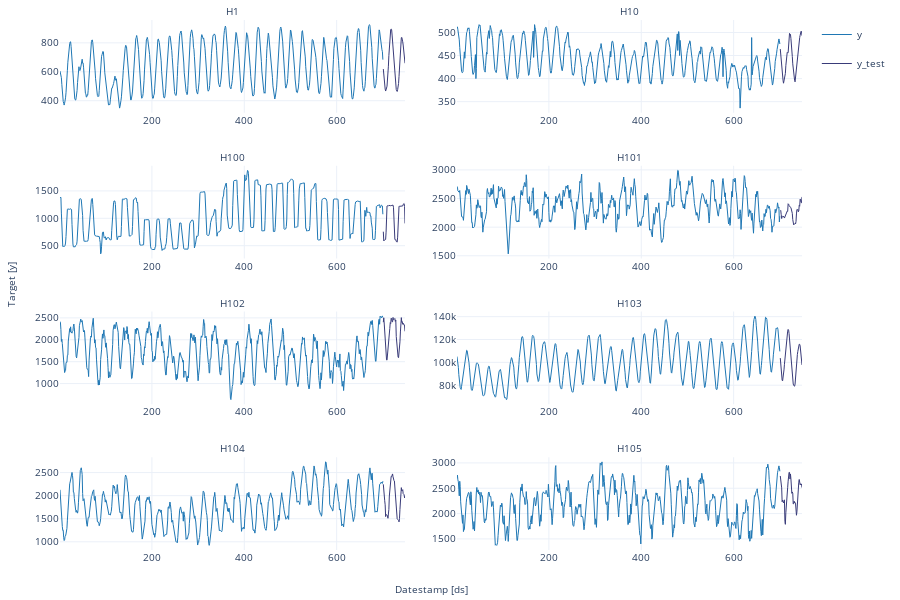

The code cell stored with this chart in its notebook:
### Markdown cell above
We can plot these series using the `statsforecast.plot` method from the [StatsForecast](https://nixtla.github.io/statsforecast/core.html#statsforecast) class. This method has multiple parameters, and the required ones to generate the plots in this notebook are explained below. 

- `df`: A `pandas` dataframe with columns [`unique_id`, `ds`, `y`]. 
- `forecasts_df`: A `pandas` dataframe with columns [`unique_id`, `ds`] and models. 
- `plot_random`: bool = `True`. Plots the time series randomly. 
- `models`: List[str]. A list with the models we want to plot. 
- `level`: List[float]. A list with the prediction intervals we want to plot. 
- `engine`: str = `matplotlib`. It can also be `matplotlib`. `plotly` generates interactive plots, while `matplotlib` generates static plots.

### Code cell
from statsforecast import StatsForecast

StatsForecast.plot(train, test, plot_random = False, engine = 'plotly')

### Figure 1 — Plotly figure (JSON) as saved in the notebook; plotly's stock layout.template omitted (floating-point values rounded to 4 significant figures; data arrays with more than 128 entries replaced by an {"elided": "..."} marker saying what was removed)
{"data": [{"legendgroup": "y", "line": {"color": "#1f77b4", "width": 1}, "mode": "lines", "name": "y", "showlegend": true, "type": "scatter", "x": {"elided": "700 int values"}, "xaxis": "x", "y": {"elided": "700 int values"}, "yaxis": "y"}, {"legendgroup": "y", "line": {"color": "#1f77b4", "width": 1}, "mode": "lines", "name": "y", "showlegend": false, "type": "scatter", "x": {"elided": "700 int values"}, "xaxis": "x2", "y": {"elided": "700 int values"}, "yaxis": "y2"}, {"legendgroup": "y", "line": {"color": "#1f77b4", "width": 1}, "mode": "lines", "name": "y", "showlegend": false, "type": "scatter", "x": {"elided": "700 int values"}, "xaxis": "x3", "y": {"elided": "700 float values"}, "yaxis": "y3"}, {"legendgroup": "y", "line": {"color": "#1f77b4", "width": 1}, "mode": "lines", "name": "y", "showlegend": false, "type": "scatter", "x": {"elided": "700 int values"}, "xaxis": "x4", "y": {"elided": "700 int values"}, "yaxis": "y4"}, {"legendgroup": "y", "line": {"color": "#1f77b4", "width": 1}, "mode": "lines", "name": "y", "showlegend": false, "type": "scatter", "x": {"elided": "700 int values"}, "xaxis": "x5", "y": {"elided": "700 int values"}, "yaxis": "y5"}, {"legendgroup": "y", "line": {"color": "#1f77b4", "width": 1}, "mode": "lines", "name": "y", "showlegend": false, "type": "scatter", "x": {"elided": "700 int values"}, "xaxis": "x6", "y": {"elided": "700 int values"}, "yaxis": "y6"}, {"legendgroup": "y", "line": {"color": "#1f77b4", "width": 1}, "mode": "lines", "name": "y", "showlegend": false, "type": "scatter", "x": {"elided": "700 int values"}, "xaxis": "x7", "y": {"elided": "700 int values"}, "yaxis": "y7"}, {"legendgroup": "y", "line": {"color": "#1f77b4", "width": 1}, "mode": "lines", "name": "y", "showlegend": false, "type": "scatter", "x": {"elided": "700 int values"}, "xaxis": "x8", "y": {"elided": "700 int values"}, "yaxis": "y8"}, {"legendgroup": "y_test", "line": {"color": "#393b79", "width": 1}, "mode": "lines", "name": "y_test", "showlegend": true, "type": "scatter", "x": [701, 702, 703, 704, 705, 706, 707, 708, 709, 710, 711, 712, 713, 714, 715, 716, 717, 718, 719, 720, 721, 722, 723, 724, 725, 726, 727, 728, 729, 730, 731, 732, 733, 734, 735, 736, 737, 738, 739, 740, 741, 742, 743, 744, 745, 746, 747, 748], "xaxis": "x", "y": [619, 565, 532, 495, 481, 467, 473, 488, 501, 534, 576, 639, 712, 772, 830, 880, 893, 896, 891, 854, 803, 769, 751, 701, 635, 572, 532, 493, 477, 468, 464, 477, 492, 519, 568, 624, 696, 761, 812, 836, 838, 829, 807, 785, 756, 719, 703, 659], "yaxis": "y"}, {"legendgroup": "y_test", "line": {"color": "#393b79", "width": 1}, "mode": "lines", "name": "y_test", "showlegend": false, "type": "scatter", "x": [701, 702, 703, 704, 705, 706, 707, 708, 709, 710, 711, 712, 713, 714, 715, 716, 717, 718, 719, 720, 721, 722, 723, 724, 725, 726, 727, 728, 729, 730, 731, 732, 733, 734, 735, 736, 737, 738, 739, 740, 741, 742, 743, 744, 745, 746, 747, 748], "xaxis": "x2", "y": [464, 452, 439, 418, 402, 399, 396, 390, 395, 399, 407, 411, 428, 439, 450, 457, 456, 456, 485, 490, 498, 495, 496, 487, 478, 468, 448, 432, 417, 406, 399, 396, 393, 404, 408, 424, 430, 435, 457, 466, 478, 477, 489, 494, 502, 503, 502, 493], "yaxis": "y2"}, {"legendgroup": "y_test", "line": {"color": "#393b79", "width": 1}, "mode": "lines", "name": "y_test", "showlegend": false, "type": "scatter", "x": [701, 702, 703, 704, 705, 706, 707, 708, 709, 710, 711, 712, 713, 714, 715, 716, 717, 718, 719, 720, 721, 722, 723, 724, 725, 726, 727, 728, 729, 730, 731, 732, 733, 734, 735, 736, 737, 738, 739, 740, 741, 742, 743, 744, 745, 746, 747, 748], "xaxis": "x3", "y": [756, 589, 603, 604, 606, 615, 747, 1121, 1225, 1230, 1226, 1229, 1236, 1232, 1230, 1230, 1230, 1232, 1233, 1234, 1240, 1241, 1202, 845, 625, 613, 609, 612, 578, 564, 566, 656, 910, 1196, 1220, 1219, 1220, 1223, 1221, 1224, 1228, 1234, 1226, 1254, 1271, 1269, 1215, 907], "yaxis": "y3"}, {"legendgroup": "y_test", "line": {"color": "#393b79", "width": 1}, "mode": "lines", "name": "y_test", "showlegend": false, "type": "scatter", "x": [701, 702, 703, 704, 705, 706, 707, 708, 709, 710, 711, 712, 713, 714, 715, 716, 717, 718, 719, 720, 721, 722, 723, 724, 725, 726, 727, 728, 729, 730, 731, 732, 733, 734, 735, 736, 737, 738, 739, 740, 741, 742, 743, 744, 745, 746, 747, 748], "xaxis": "x4", "y": [2300, 2289, 2217, 2150, 2183, 2188, 2182, 2182, 2182, 2159, 2186, 2214, 2208, 2244, 2278, 2281, 2276, 2409, 2400, 2379, 2357, 2350, 2346, 2342, 2308, 2290, 2241, 2132, 2051, 2039, 2047, 2057, 2065, 2055, 2099, 2231, 2309, 2305, 2309, 2268, 2283, 2381, 2366, 2491, 2478, 2432, 2426, 2528], "yaxis": "y4"}, {"legendgroup": "y_test", "line": {"color": "#393b79", "width": 1}, "mode": "lines", "name": "y_test", "showlegend": false, "type": "scatter", "x": [701, 702, 703, 704, 705, 706, 707, 708, 709, 710, 711, 712, 713, 714, 715, 716, 717, 718, 719, 720, 721, 722, 723, 724, 725, 726, 727, 728, 729, 730, 731, 732, 733, 734, 735, 736, 737, 738, 739, 740, 741, 742, 743, 744, 745, 746, 747, 748], "xaxis": "x5", "y": [2402, 2502, 2359, 2176, 1889, 1698, 1701, 1542, 1535, 1699, 1632, 1851, 2009, 2240, 2258, 2392, 2370, 2495, 2482, 2411, 2408, 2510, 2458, 2466, 2472, 2484, 2421, 2450, 2074, 1893, 1703, 1637, 1604, 1591, 1676, 1774, 1952, 2179, 2431, 2506, 2399, 2414, 2354, 2379, 2350, 2350, 2314, 2193], "yaxis": "y5"}, {"legendgroup": "y_test", "line": {"color": "#393b79", "width": 1}, "mode": "lines", "name": "y_test", "showlegend": false, "type": "scatter", "x": [701, 702, 703, 704, 705, 706, 707, 708, 709, 710, 711, 712, 713, 714, 715, 716, 717, 718, 719, 720, 721, 722, 723, 724, 725, 726, 727, 728, 729, 730, 731, 732, 733, 734, 735, 736, 737, 738, 739, 740, 741, 742, 743, 744, 745, 746, 747, 748], "xaxis": "x6", "y": [103743, 96571, 91073, 87315, 84402, 83782, 85992, 89250, 93394, 98322, 102885, 108443, 114260, 118395, 122219, 125187, 127328, 128826, 128164, 125241, 119686, 114168, 110843, 103975, 97938, 91896, 87262, 84132, 81016, 79750, 79584, 79134, 81025, 87948, 93819, 98465, 102792, 106904, 109622, 111638, 113704, 115912, 115784, 114310, 110482, 106027, 103526, 97712], "yaxis": "y6"}, {"legendgroup": "y_test", "line": {"color": "#393b79", "width": 1}, "mode": "lines", "name": "y_test", "showlegend": false, "type": "scatter", "x": [701, 702, 703, 704, 705, 706, 707, 708, 709, 710, 711, 712, 713, 714, 715, 716, 717, 718, 719, 720, 721, 722, 723, 724, 725, 726, 727, 728, 729, 730, 731, 732, 733, 734, 735, 736, 737, 738, 739, 740, 741, 742, 743, 744, 745, 746, 747, 748], "xaxis": "x7", "y": [2246, 2023, 1939, 1890, 1802, 1546, 1591, 1587, 1580, 1563, 1510, 1592, 1702, 1992, 2155, 2273, 2366, 2418, 2411, 2441, 2471, 2411, 2337, 2329, 2319, 2153, 2041, 1893, 1786, 1589, 1498, 1486, 1478, 1466, 1432, 1504, 1700, 1966, 2172, 2174, 2102, 2122, 2130, 2043, 2035, 2020, 1950, 1992], "yaxis": "y7"}, {"legendgroup": "y_test", "line": {"color": "#393b79", "width": 1}, "mode": "lines", "name": "y_test", "showlegend": false, "type": "scatter", "x": [701, 702, 703, 704, 705, 706, 707, 708, 709, 710, 711, 712, 713, 714, 715, 716, 717, 718, 719, 720, 721, 722, 723, 724, 725, 726, 727, 728, 729, 730, 731, 732, 733, 734, 735, 736, 737, 738, 739, 740, 741, 742, 743, 744, 745, 746, 747, 748], "xaxis": "x8", "y": [2742, 2661, 2602, 2507, 2234, 2266, 2240, 2209, 2244, 2271, 1847, 1788, 2016, 2218, 2208, 2312, 2518, 2639, 2738, 2815, 2812, 2682, 2782, 2685, 2513, 2399, 2427, 2403, 2189, 2194, 2245, 2209, 2218, 2206, 2026, 1967, 2034, 2269, 2274, 2491, 2619, 2673, 2619, 2569, 2588, 2566, 2585, 2513], "yaxis": "y8"}], "layout": {"annotations": [{"font": {"size": 10}, "showarrow": false, "text": "H1", "x": 0.2325, "xanchor": "center", "xref": "paper", "y": 1, "yanchor": "bottom", "yref": "paper"}, {"font": {"size": 10}, "showarrow": false, "text": "H10", "x": 0.7675, "xanchor": "center", "xref": "paper", "y": 1, "yanchor": "bottom", "yref": "paper"}, {"font": {"size": 10}, "showarrow": false, "text": "H100", "x": 0.2325, "xanchor": "center", "xref": "paper", "y": 0.725, "yanchor": "bottom", "yref": "paper"}, {"font": {"size": 10}, "showarrow": false, "text": "H101", "x": 0.7675, "xanchor": "center", "xref": "paper", "y": 0.725, "yanchor": "bottom", "yref": "paper"}, {"font": {"size": 10}, "showarrow": false, "text": "H102", "x": 0.2325, "xanchor": "center", "xref": "paper", "y": 0.45, "yanchor": "bottom", "yref": "paper"}, {"font": {"size": 10}, "showarrow": false, "text": "H103", "x": 0.7675, "xanchor": "center", "xref": "paper", "y": 0.45, "yanchor": "bottom", "yref": "paper"}, {"font": {"size": 10}, "showarrow": false, "text": "H104", "x": 0.2325, "xanchor": "center", "xref": "paper", "y": 0.175, "yanchor": "bottom", "yref": "paper"}, {"font": {"size": 10}, "showarrow": false, "text": "H105", "x": 0.7675, "xanchor": "center", "xref": "paper", "y": 0.175, "yanchor": "bottom", "yref": "paper"}, {"font": {"size": 10}, "showarrow": false, "text": "Datestamp [ds]", "x": 0.5, "xanchor": "center", "xref": "paper", "y": 0, "yanchor": "top", "yref": "paper", "yshift": -30}, {"font": {"size": 10}, "showarrow": false, "text": "Target [y]", "textangle": -90, "x": 0, "xanchor": "right", "xref": "paper", "xshift": -40, "y": 0.5, "yanchor": "middle", "yref": "paper"}], "autosize": true, "font": {"size": 10}, "height": 600, "margin": {"b": 50, "l": 60, "r": 10, "t": 20}, "xaxis": {"anchor": "y", "domain": [0, 0.465], "showticklabels": true, "visible": true}, "xaxis2": {"anchor": "y2", "domain": [0.535, 1.0], "showticklabels": true, "visible": true}, "xaxis3": {"anchor": "y3", "domain": [0, 0.465], "showticklabels": true, "visible": true}, "xaxis4": {"anchor": "y4", "domain": [0.535, 1.0], "showticklabels": true, "visible": true}, "xaxis5": {"anchor": "y5", "domain": [0, 0.465], "showticklabels": true, "visible": true}, "xaxis6": {"anchor": "y6", "domain": [0.535, 1.0], "showticklabels": true, "visible": true}, "xaxis7": {"anchor": "y7", "domain": [0, 0.465], "showticklabels": true, "visible": true}, "xaxis8": {"anchor": "y8", "domain": [0.535, 1.0], "showticklabels": true, "visible": true}, "yaxis": {"anchor": "x", "domain": [0.825, 1]}, "yaxis2": {"anchor": "x2", "domain": [0.825, 1]}, "yaxis3": {"anchor": "x3", "domain": [0.55, 0.725]}, "yaxis4": {"anchor": "x4", "domain": [0.55, 0.725]}, "yaxis5": {"anchor": "x5", "domain": [0.275, 0.45]}, "yaxis6": {"anchor": "x6", "domain": [0.275, 0.45]}, "yaxis7": {"anchor": "x7", "domain": [0, 0.175]}, "yaxis8": {"anchor": "x8", "domain": [0, 0.175]}}}
